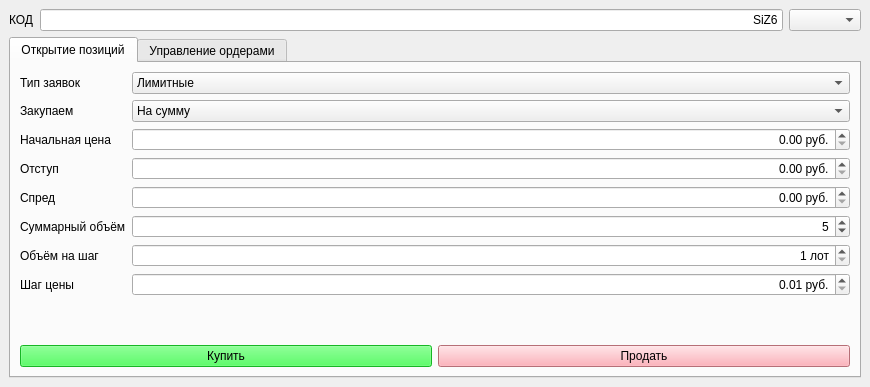
<?xml version="1.0" encoding="UTF-8"?>
<ui version="4.0">
 <class>MainWindow</class>
 <widget class="QMainWindow" name="MainWindow">
  <property name="geometry">
   <rect>
    <x>0</x>
    <y>0</y>
    <width>870</width>
    <height>387</height>
   </rect>
  </property>
  <property name="windowTitle">
   <string>Лимитки на FORTS</string>
  </property>
  <widget class="QWidget" name="centralwidget">
   <layout class="QVBoxLayout" name="verticalLayout_2">
    <item>
     <layout class="QHBoxLayout" name="horizontalLayout">
      <item>
       <widget class="QLabel" name="label">
        <property name="text">
         <string>КОД</string>
        </property>
       </widget>
      </item>
      <item>
       <widget class="QLineEdit" name="OptName">
        <property name="text">
         <string>SiZ6</string>
        </property>
        <property name="alignment">
         <set>Qt::AlignmentFlag::AlignRight|Qt::AlignmentFlag::AlignTrailing|Qt::AlignmentFlag::AlignVCenter</set>
        </property>
       </widget>
      </item>
      <item>
       <widget class="QComboBox" name="ClassCode"/>
      </item>
     </layout>
    </item>
    <item>
     <widget class="QTabWidget" name="tabWidget">
      <property name="currentIndex">
       <number>0</number>
      </property>
      <widget class="QWidget" name="OpenNewPos">
       <attribute name="title">
        <string>Открытие позиций</string>
       </attribute>
       <layout class="QVBoxLayout" name="verticalLayout">
        <item>
         <layout class="QFormLayout" name="formLayout">
          <item row="0" column="0">
           <widget class="QLabel" name="label_6">
            <property name="text">
             <string>Тип заявок</string>
            </property>
           </widget>
          </item>
          <item row="0" column="1">
           <widget class="QComboBox" name="OrderType">
            <item>
             <property name="text">
              <string>Лимитные</string>
             </property>
            </item>
            <item>
             <property name="text">
              <string>Тейки</string>
             </property>
            </item>
           </widget>
          </item>
          <item row="2" column="0">
           <widget class="QLabel" name="label_5">
            <property name="text">
             <string>Начальная цена</string>
            </property>
           </widget>
          </item>
          <item row="3" column="0">
           <widget class="QLabel" name="label_7">
            <property name="text">
             <string>Отступ</string>
            </property>
           </widget>
          </item>
          <item row="4" column="0">
           <widget class="QLabel" name="label_8">
            <property name="text">
             <string>Спред</string>
            </property>
           </widget>
          </item>
          <item row="5" column="0">
           <widget class="QLabel" name="label_2">
            <property name="text">
             <string>Суммарный объём</string>
            </property>
           </widget>
          </item>
          <item row="5" column="1">
           <widget class="QSpinBox" name="PositionVolume">
            <property name="alignment">
             <set>Qt::AlignmentFlag::AlignRight|Qt::AlignmentFlag::AlignTrailing|Qt::AlignmentFlag::AlignVCenter</set>
            </property>
            <property name="maximum">
             <number>90000</number>
            </property>
            <property name="value">
             <number>5</number>
            </property>
           </widget>
          </item>
          <item row="6" column="0">
           <widget class="QLabel" name="label_3">
            <property name="text">
             <string>Объём на шаг</string>
            </property>
           </widget>
          </item>
          <item row="6" column="1">
           <widget class="QSpinBox" name="StepVolume">
            <property name="alignment">
             <set>Qt::AlignmentFlag::AlignRight|Qt::AlignmentFlag::AlignTrailing|Qt::AlignmentFlag::AlignVCenter</set>
            </property>
            <property name="suffix">
             <string> лот</string>
            </property>
            <property name="minimum">
             <number>1</number>
            </property>
            <property name="maximum">
             <number>9000</number>
            </property>
           </widget>
          </item>
          <item row="7" column="0">
           <widget class="QLabel" name="label_4">
            <property name="text">
             <string>Шаг цены</string>
            </property>
           </widget>
          </item>
          <item row="2" column="1">
           <widget class="QDoubleSpinBox" name="StartPrice">
            <property name="alignment">
             <set>Qt::AlignmentFlag::AlignRight|Qt::AlignmentFlag::AlignTrailing|Qt::AlignmentFlag::AlignVCenter</set>
            </property>
            <property name="suffix">
             <string> руб.</string>
            </property>
            <property name="maximum">
             <double>9999999.000000000000000</double>
            </property>
           </widget>
          </item>
          <item row="7" column="1">
           <widget class="QDoubleSpinBox" name="StepPrice">
            <property name="alignment">
             <set>Qt::AlignmentFlag::AlignRight|Qt::AlignmentFlag::AlignTrailing|Qt::AlignmentFlag::AlignVCenter</set>
            </property>
            <property name="suffix">
             <string> руб.</string>
            </property>
            <property name="minimum">
             <double>0.010000000000000</double>
            </property>
            <property name="maximum">
             <double>9999999.000000000000000</double>
            </property>
           </widget>
          </item>
          <item row="3" column="1">
           <widget class="QDoubleSpinBox" name="Offset">
            <property name="alignment">
             <set>Qt::AlignmentFlag::AlignRight|Qt::AlignmentFlag::AlignTrailing|Qt::AlignmentFlag::AlignVCenter</set>
            </property>
            <property name="suffix">
             <string> руб.</string>
            </property>
            <property name="maximum">
             <double>999999.000000000000000</double>
            </property>
           </widget>
          </item>
          <item row="4" column="1">
           <widget class="QDoubleSpinBox" name="spread">
            <property name="alignment">
             <set>Qt::AlignmentFlag::AlignRight|Qt::AlignmentFlag::AlignTrailing|Qt::AlignmentFlag::AlignVCenter</set>
            </property>
            <property name="suffix">
             <string> руб.</string>
            </property>
            <property name="maximum">
             <double>999999.000000000000000</double>
            </property>
           </widget>
          </item>
          <item row="1" column="0">
           <widget class="QLabel" name="label_9">
            <property name="text">
             <string>Закупаем</string>
            </property>
           </widget>
          </item>
          <item row="1" column="1">
           <widget class="QComboBox" name="VolumeType">
            <item>
             <property name="text">
              <string>На сумму</string>
             </property>
            </item>
            <item>
             <property name="text">
              <string>На объём</string>
             </property>
            </item>
           </widget>
          </item>
         </layout>
        </item>
        <item>
         <layout class="QHBoxLayout" name="horizontalLayout_2">
          <item>
           <widget class="QPushButton" name="Buy">
            <property name="styleSheet">
             <string notr="true">background-color: rgb(32, 255, 52);</string>
            </property>
            <property name="text">
             <string>Купить</string>
            </property>
           </widget>
          </item>
          <item>
           <widget class="QPushButton" name="Sell">
            <property name="styleSheet">
             <string notr="true">background-color: rgb(255, 156, 166);</string>
            </property>
            <property name="text">
             <string>Продать</string>
            </property>
           </widget>
          </item>
         </layout>
        </item>
       </layout>
      </widget>
      <widget class="QWidget" name="CurrentPos">
       <attribute name="title">
        <string>Управление ордерами</string>
       </attribute>
       <layout class="QVBoxLayout" name="verticalLayout_3">
        <item>
         <widget class="QListWidget" name="OrderList"/>
        </item>
       </layout>
      </widget>
     </widget>
    </item>
   </layout>
  </widget>
 </widget>
 <tabstops>
  <tabstop>OptName</tabstop>
  <tabstop>OrderType</tabstop>
  <tabstop>PositionVolume</tabstop>
  <tabstop>StepVolume</tabstop>
  <tabstop>Buy</tabstop>
  <tabstop>Sell</tabstop>
 </tabstops>
 <resources/>
 <connections/>
</ui>
